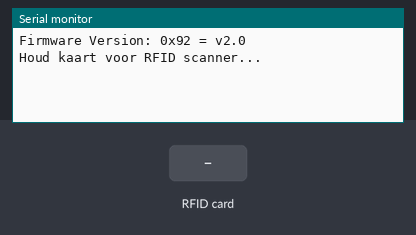
This sketch was run on a simulated Arduino Uno, built with avr-gcc and run on an emulated ATmega328P. Shown: the last lines printed to the serial monitor. The test bench sets the inputs (shaded band).

Above: at 1.2 s.
1.3 s: RFID card 6A 16 53 83 held to the reader
At 2.5 s:
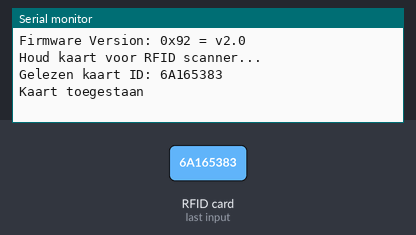
2.8 s: RFID card 5E 7A 19 C4 held to the reader
At 4.2 s:
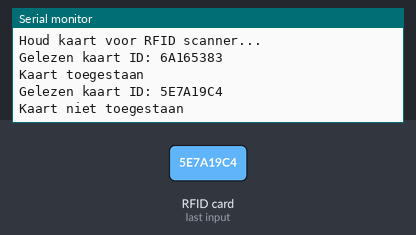

The sketch:

RFID-RC522-uitdaging.ino
```cpp
// (licence header left out)
#include <SPI.h>                        // SPI bibliotheek
#include <MFRC522.h>                    // MFRC522 bibliotheek

const int pinRST =  9;                  // Reset pin
const int pinSS =  10;                  // Serial data pin

const String cardIdValid = "6A165383";  // Toegestane kaart ID

MFRC522 mfrc522(pinSS, pinRST);         // Instantieer MFRC522 op pinSS en pinRST

// Lees het kaart ID uit
void getCardID() {

  // Als geen nieuwe kaart is gevonden EN
  // Als geen kaart data wordt gelezen
  // PICC = Proximity Integrated Circuit Card
  if (mfrc522.PICC_IsNewCardPresent() && mfrc522.PICC_ReadCardSerial()) {

    String cardIdRead = "";

    // Er zijn kaarten met 4 of met 7 bytes. De bibliotheek ondersteund nog geen 7 bit adressen
    // dus we hoeven maar 4 bytes te doorlopen
    for (byte i = 0; i < mfrc522.uid.size; i++) {
      // cardID[i] = mfrc522.uid.uidByte[i];
      cardIdRead.concat(String(mfrc522.uid.uidByte[i] < 0x10 ? "0" : ""));
      cardIdRead.concat(String(mfrc522.uid.uidByte[i], HEX));
    }

    cardIdRead.toUpperCase();

    Serial.print("Gelezen kaart ID: ");
    Serial.println(cardIdRead);

    // Als het cardID is toegestaan
    if (cardIdRead == cardIdValid) {
      Serial.println("Kaart toegestaan");
    } else {
      Serial.println("Kaart niet toegestaan");
    }

    Serial.println("");

    // Stop het lezen
    mfrc522.PICC_HaltA();
  }
}


void setup() {
  Serial.begin(9600);   // Stel de seriële monitor in

  SPI.begin();          // Initialiseer de SPI bus
  mfrc522.PCD_Init();   // Initialiseer de MFRC522 lezer

  // Print MFRC522 Card Reader details naar seriële monitor
  mfrc522.PCD_DumpVersionToSerial();

  Serial.println("Houd kaart voor RFID scanner...");
}

void loop() {
  getCardID();
}
```

Measured:
- after the input at 1.3 s, the serial monitor: prints a new line at once (image 1)
- after the input at 2.8 s, the serial monitor: prints a new line at once (image 2)
